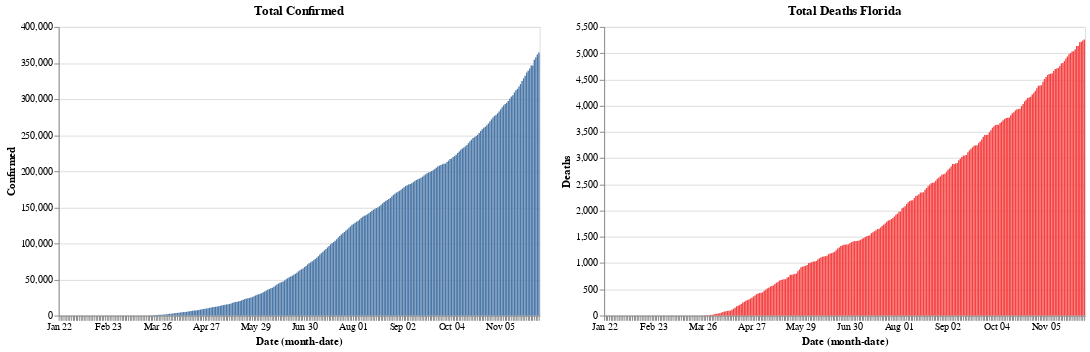

The code cell stored with this chart in its notebook:
### Code cell
Ill = full_grouped[full_grouped['Province_State'] == 'North Carolina']

base = alt.Chart(Ill).mark_bar().encode(
    x='monthdate(Date):O',
).properties(
    width=500
)

red = alt.value("#f54242")

base.encode(y = 'Confirmed').properties(title = 'Total Confirmed') | base.encode(y = 'Deaths', color = red).properties(title = 'Total Deaths Florida')

### Figure 1 — Vega-Lite specification as saved in the notebook (floating-point values rounded to 4 significant figures; data arrays with more than 128 entries replaced by an {"elided": "..."} marker saying what was removed)
{"config": {"view": {"continuousWidth": 400, "continuousHeight": 300}}, "hconcat": [{"mark": "bar", "encoding": {"x": {"type": "ordinal", "field": "Date", "timeUnit": "monthdate"}, "y": {"type": "quantitative", "field": "Confirmed"}}, "title": "Total Confirmed", "width": 500}, {"mark": "bar", "encoding": {"color": {"value": "#f54242"}, "x": {"type": "ordinal", "field": "Date", "timeUnit": "monthdate"}, "y": {"type": "quantitative", "field": "Deaths"}}, "title": "Total Deaths Florida", "width": 500}], "data": {"name": "data-42735f6cbf56298215656c7f656731d9"}, "$schema": "https://vega.github.io/schema/vega-lite/v4.8.1.json", "datasets": {"data-42735f6cbf56298215656c7f656731d9": {"elided": "314 records"}}}
